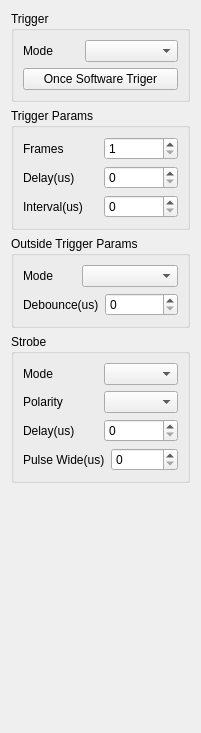
      <widget class="QWidget" name="tab_2">
       <attribute name="title">
        <string>OutMode</string>
       </attribute>
       <layout class="QVBoxLayout" name="verticalLayout_11">
        <item>
         <widget class="QGroupBox" name="groupBox_7">
          <property name="title">
           <string>Trigger</string>
          </property>
          <layout class="QVBoxLayout" name="verticalLayout_20">
           <item>
            <layout class="QHBoxLayout" name="horizontalLayout_24">
             <item>
              <widget class="QLabel" name="label_28">
               <property name="text">
                <string>Mode</string>
               </property>
              </widget>
             </item>
             <item>
              <widget class="QComboBox" name="comboBox_triggerMode">
               <property name="currentIndex">
                <number>-1</number>
               </property>
               <item>
                <property name="text">
                 <string>Continuous</string>
                </property>
               </item>
               <item>
                <property name="text">
                 <string>Software</string>
                </property>
               </item>
               <item>
                <property name="text">
                 <string>Hardware</string>
                </property>
               </item>
              </widget>
             </item>
            </layout>
           </item>
           <item>
            <widget class="QPushButton" name="pushButton_softTrigger">
             <property name="text">
              <string>Once Software Triger</string>
             </property>
            </widget>
           </item>
          </layout>
         </widget>
        </item>
        <item>
         <widget class="QGroupBox" name="groupBox_trigger">
          <property name="title">
           <string>Trigger Params</string>
          </property>
          <layout class="QVBoxLayout" name="verticalLayout_13">
           <item>
            <layout class="QHBoxLayout" name="horizontalLayout_91">
             <item>
              <widget class="QLabel" name="label_60">
               <property name="text">
                <string>Frames</string>
               </property>
              </widget>
             </item>
             <item>
              <widget class="QSpinBox" name="spinBox_frameCount">
               <property name="minimum">
                <number>1</number>
               </property>
              </widget>
             </item>
            </layout>
           </item>
           <item>
            <layout class="QHBoxLayout" name="horizontalLayout_92">
             <item>
              <widget class="QLabel" name="label_61">
               <property name="text">
                <string>Delay(us)</string>
               </property>
              </widget>
             </item>
             <item>
              <widget class="QSpinBox" name="spinBox_delay">
               <property name="maximum">
                <number>999999</number>
               </property>
              </widget>
             </item>
            </layout>
           </item>
           <item>
            <layout class="QHBoxLayout" name="horizontalLayout_93">
             <item>
              <widget class="QLabel" name="label_62">
               <property name="text">
                <string>Interval(us)</string>
               </property>
              </widget>
             </item>
             <item>
              <widget class="QSpinBox" name="spinBox_interval">
               <property name="maximum">
                <number>99999</number>
               </property>
              </widget>
             </item>
            </layout>
           </item>
          </layout>
         </widget>
        </item>
        <item>
         <widget class="QGroupBox" name="groupBox_outsideTrigger">
          <property name="title">
           <string>Outside Trigger Params</string>
          </property>
          <layout class="QVBoxLayout" name="verticalLayout_66">
           <item>
            <layout class="QHBoxLayout" name="horizontalLayout_95">
             <item>
              <widget class="QLabel" name="label_64">
               <property name="text">
                <string>Mode</string>
               </property>
              </widget>
             </item>
             <item>
              <widget class="QComboBox" name="comboBox_outsideTriggerMode">
               <property name="currentIndex">
                <number>-1</number>
               </property>
               <item>
                <property name="text">
                 <string>RisingEdge</string>
                </property>
               </item>
               <item>
                <property name="text">
                 <string>FallingEdge</string>
                </property>
               </item>
               <item>
                <property name="text">
                 <string>HighLevel</string>
                </property>
               </item>
               <item>
                <property name="text">
                 <string>LowLevel</string>
                </property>
               </item>
              </widget>
             </item>
            </layout>
           </item>
           <item>
            <layout class="QHBoxLayout" name="horizontalLayout_94">
             <item>
              <widget class="QLabel" name="label_63">
               <property name="text">
                <string>Debounce(us)</string>
               </property>
              </widget>
             </item>
             <item>
              <widget class="QSpinBox" name="spinBox_debounce">
               <property name="maximum">
                <number>99999</number>
               </property>
              </widget>
             </item>
            </layout>
           </item>
          </layout>
         </widget>
        </item>
        <item>
         <widget class="QGroupBox" name="groupBox_strobe">
          <property name="title">
           <string>Strobe</string>
          </property>
          <layout class="QVBoxLayout" name="verticalLayout_15">
           <item>
            <layout class="QHBoxLayout" name="horizontalLayout_13">
             <item>
              <widget class="QLabel" name="label_27">
               <property name="text">
                <string>Mode</string>
               </property>
              </widget>
             </item>
             <item>
              <widget class="QComboBox" name="comboBox_flashMode">
               <property name="currentIndex">
                <number>-1</number>
               </property>
               <item>
                <property name="text">
                 <string>手动</string>
                </property>
               </item>
               <item>
                <property name="text">
                 <string>自动</string>
                </property>
               </item>
              </widget>
             </item>
            </layout>
           </item>
           <item>
            <layout class="QHBoxLayout" name="horizontalLayout_35">
             <item>
              <widget class="QLabel" name="label_flashPolarity">
               <property name="text">
                <string>Polarity</string>
               </property>
              </widget>
             </item>
             <item>
              <widget class="QComboBox" name="comboBox_flashPolarity">
               <property name="currentIndex">
                <number>-1</number>
               </property>
               <item>
                <property name="text">
                 <string>Low</string>
                </property>
               </item>
               <item>
                <property name="text">
                 <string>High</string>
                </property>
               </item>
              </widget>
             </item>
            </layout>
           </item>
           <item>
            <layout class="QHBoxLayout" name="horizontalLayout_98">
             <item>
              <widget class="QLabel" name="label_66">
               <property name="text">
                <string>Delay(us)</string>
               </property>
              </widget>
             </item>
             <item>
              <widget class="QSpinBox" name="spinBox_strobeDelay">
               <property name="maximum">
                <number>99999</number>
               </property>
              </widget>
             </item>
            </layout>
           </item>
           <item>
            <layout class="QHBoxLayout" name="horizontalLayout_99">
             <item>
              <widget class="QLabel" name="label_67">
               <property name="text">
                <string>Pulse Wide(us)</string>
               </property>
              </widget>
             </item>
             <item>
              <widget class="QSpinBox" name="spinBox_strobePulse">
               <property name="maximum">
                <number>999999</number>
               </property>
              </widget>
             </item>
            </layout>
           </item>
          </layout>
         </widget>
        </item>
        <item>
         <spacer name="verticalSpacer_2">
          <property name="orientation">
           <enum>Qt::Vertical</enum>
          </property>
          <property name="sizeHint" stdset="0">
           <size>
            <width>20</width>
            <height>239</height>
           </size>
          </property>
         </spacer>
        </item>
       </layout>
      </widget>
